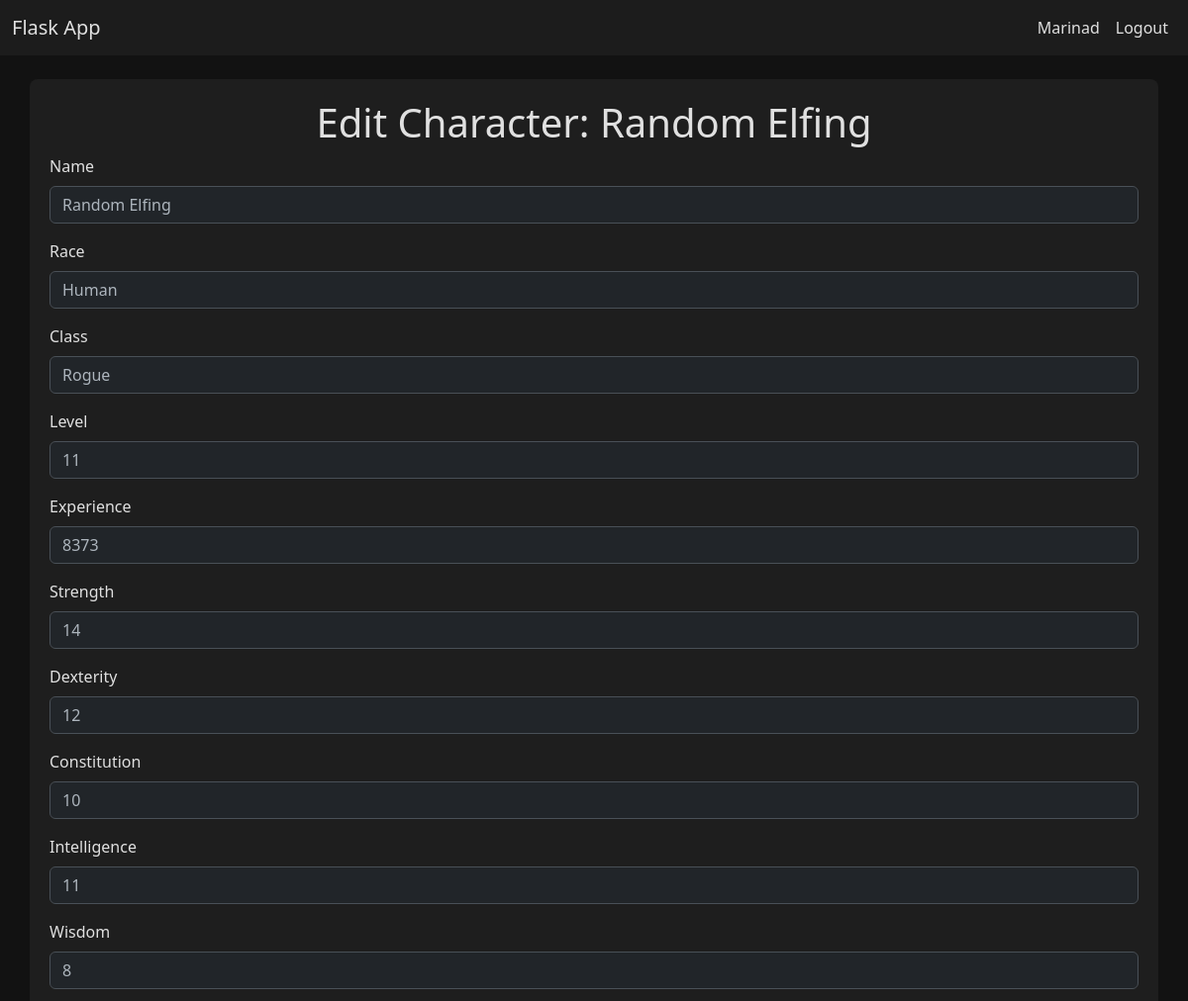
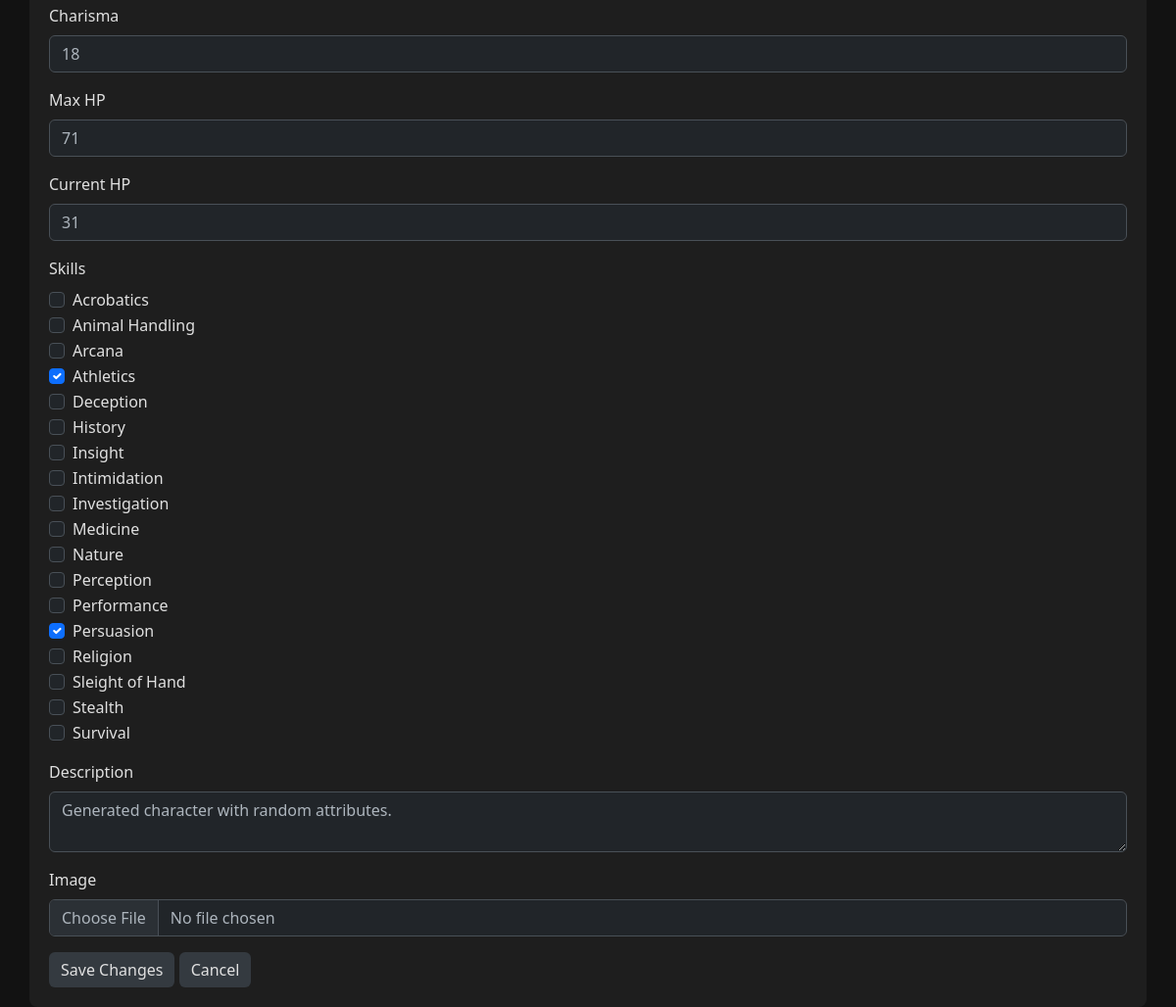
/edit/6 (signed in), run on the app's committed database (2 pictures, top to bottom).
### app.py (models this page shows)
class User(UserMixin, db.Model):
    id = db.Column(db.Integer, primary_key=True)
    username = db.Column(db.String(100), unique=True, nullable=False)
    password = db.Column(db.String(200), nullable=False)
    is_admin = db.Column(db.Boolean, default=False)

class Character(db.Model):
    id = db.Column(db.Integer, primary_key=True)
    name = db.Column(db.String(100), nullable=False)
    race = db.Column(db.String(50), nullable=False)
    character_class = db.Column(db.String(50), nullable=False)
    level = db.Column(db.Integer, nullable=False)
    experience = db.Column(db.Integer, nullable=False)
    strength = db.Column(db.Integer, nullable=False)
    dexterity = db.Column(db.Integer, nullable=False)
    constitution = db.Column(db.Integer, nullable=False)
    intelligence = db.Column(db.Integer, nullable=False)
    wisdom = db.Column(db.Integer, nullable=False)
    charisma = db.Column(db.Integer, nullable=False)
    max_hp = db.Column(db.Integer, nullable=False)
    current_hp = db.Column(db.Integer, nullable=False)
    skills = db.Column(db.Text, nullable=False)  # Сохраняем навыки как строку
    description = db.Column(db.Text, nullable=True)
    image_path = db.Column(db.String(200), nullable=True)  # Для пути к изображению

### app.py (the view, shortened to what this page needs)
@app.route('/edit/<int:character_id>', methods=['GET', 'POST'])
@login_required
def edit_character(character_id):
    if not current_user.is_admin:
        flash('Only admins can edit characters.', 'danger')
        return redirect(url_for('index'))
    character = Character.query.get_or_404(character_id)
    form = CharacterForm(obj=character)
    if request.method == 'GET':
        skills_list = character.skills.split(', ') if character.skills else []
        for skill in skills_list:
            skill_field = skill.lower().replace(' ', '_')
            if hasattr(form, skill_field):
                getattr(form, skill_field).data = True
    return render_template('edit_character.html', form=form, character=character)

### app.py (called while the page is built)
@login_manager.user_loader
def load_user(user_id):
    return User.query.get(int(user_id))

### templates/edit_character.html (shortened to what this page needs)
{% extends "base.html" %}
{% block content %}
<h1 class="text-center">Edit Character: {{ character.name }}</h1>
<form method="POST" enctype="multipart/form-data">
    <div class="mb-3">
        {{ form.name.label(class="form-label") }}
        {{ form.name(class="form-control") }}
    </div>
    <div class="mb-3">
        {{ form.race.label(class="form-label") }}
        {{ form.race(class="form-control") }}
    </div>
    <div class="mb-3">
        {{ form.character_class.label(class="form-label") }}
        {{ form.character_class(class="form-control") }}
    </div>
    <div class="mb-3">
        {{ form.level.label(class="form-label") }}
        {{ form.level(class="form-control") }}
    </div>
    <div class="mb-3">
        {{ form.experience.label(class="form-label") }}
        {{ form.experience(class="form-control") }}
    </div>
    <div class="mb-3">
        {{ form.strength.label(class="form-label") }}
        {{ form.strength(class="form-control") }}
    </div>
    <div class="mb-3">
        {{ form.dexterity.label(class="form-label") }}
        {{ form.dexterity(class="form-control") }}
    </div>
    <div class="mb-3">
        {{ form.constitution.label(class="form-label") }}
        {{ form.constitution(class="form-control") }}
    </div>
    <div class="mb-3">
        {{ form.intelligence.label(class="form-label") }}
        {{ form.intelligence(class="form-control") }}
    </div>
    <div class="mb-3">
        {{ form.wisdom.label(class="form-label") }}
        {{ form.wisdom(class="form-control") }}
    </div>
    <div class="mb-3">
        {{ form.charisma.label(class="form-label") }}
        {{ form.charisma(class="form-control") }}
    </div>
    <div class="mb-3">
        {{ form.max_hp.label(class="form-label") }}
        {{ form.max_hp(class="form-control") }}
    </div>
    <div class="mb-3">
        {{ form.current_hp.label(class="form-label") }}
        {{ form.current_hp(class="form-control") }}
    </div>
    <div class="mb-3">
        <label class="form-label">Skills</label>
        {% for skill in [
            form.acrobatics, form.animal_handling, form.arcana, form.athletics,
            form.deception, form.history, form.insight, form.intimidation,
            form.investigation, form.medicine, form.nature, form.perception,
            form.performance, form.persuasion, form.religion, form.sleight_of_hand,
            form.stealth, form.survival
        ] %}
        <div class="form-check">
            {{ skill(class="form-check-input") }}
            {{ skill.label(class="form-check-label") }}
        </div>
        {% endfor %}
    </div>
    <div class="mb-3">
        {{ form.description.label(class="form-label") }}
        {{ form.description(class="form-control") }}
    </div>
    <div class="mb-3">
        {{ form.image.label(class="form-label") }}
        {{ form.image(class="form-control") }}
    </div>
    <button type="submit" class="btn btn-primary">Save Changes</button>
    <a href="{{ url_for('index') }}" class="btn btn-secondary">Cancel</a>
</form>
{% endblock %}

### templates/base.html (shortened to what this page needs)
<!doctype html>
<html lang="en" data-bs-theme="dark">
<head>
    <link href="https://cdn.jsdelivr.net/npm/bootstrap@5.3.0-alpha1/dist/css/bootstrap.min.css" rel="stylesheet">
</head>
<body>
    <nav class="navbar navbar-expand-lg">
        <div class="container-fluid">
            <a class="navbar-brand" href="{{ url_for('index') }}">Flask App</a>
            <div class="collapse navbar-collapse" id="navbarNav">
                <ul class="navbar-nav ms-auto">
                    {% if current_user.is_authenticated %}
                        <li class="nav-item">
                            <a class="nav-link" href="#">{{ current_user.username }}</a>
                        </li>
                        <li class="nav-item">
                            <a class="nav-link" href="{{ url_for('logout') }}">Logout</a>
                        </li>
                    {% endif %}
                </ul>
            </div>
        </div>
    </nav>
    <div class="container mt-4">
        {% block content %}
        {% endblock %}
    </div>
</body>
</html>

### templates/base.html (style rules this page uses)
body { background-color: #121212; color: #e0e0e0; }
.navbar { background-color: #1c1c1c; }
.navbar a { color: #e0e0e0; }
.container { background-color: #1e1e1e; padding: 20px; border-radius: 8px; }
.btn { background-color: #343a40; color: #e0e0e0; border: none; }

### data on the page
User: username "Marinad"
Character: name "Random Elfing", race "Human", character_class "Rogue", level "11", experience "8373", strength "14", dexterity "12", constitution "10", intelligence "11", wisdom "8", charisma "18", max_hp "71", current_hp "31", description "Generated character with random attributes."

### other printed values
{{ skill.label(class="form-check-label") }} "Acrobatics" "Animal Handling" "Arcana" "Athletics" "Deception" "History" "Insight" "Intimidation" "Investigation" "Medicine" "Nature" "Perception" "Performance" "Persuasion" "Religion" "Sleight of Hand" "Stealth" "Survival"
